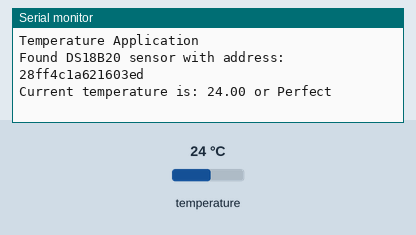
Recording of a program running on a simulated ESP8266 (Wemos D1 mini). On the bench: the last lines printed to the serial monitor. The test bench sets the inputs (shaded band); at power-on: temperature 24 °C.

Above: at 1.9 s.
2.0 s: temperature set to 12 °C
At 7.7 s:
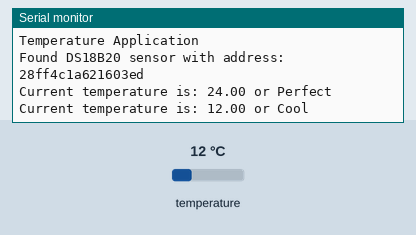
8.8 s: temperature set to 28 °C
At 14.2 s:
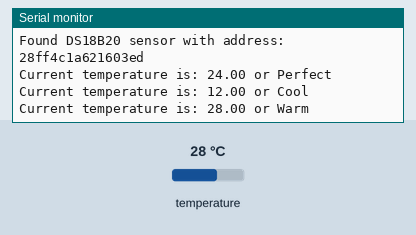
14.5 s: temperature set to 33 °C
At 19.8 s:
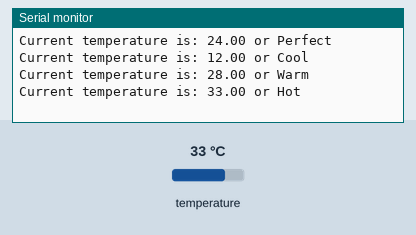
20.3 s: temperature set to 41 °C
At 25.4 s:
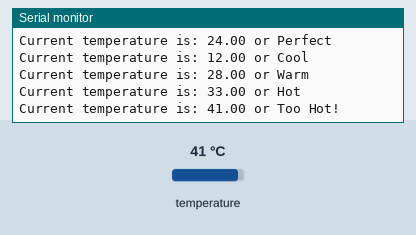
26.1 s: temperature set to 7 °C
At 30.9 s:
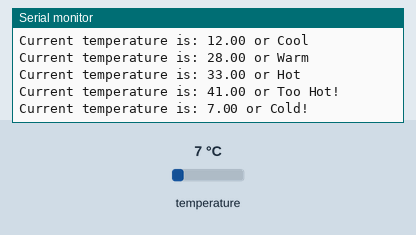

The program:

main.cpp
```cpp
// library for Arduino framework
#include <Arduino.h>
// 1-Wire sensor communication libary
#include <OneWire.h>
// DS18B20 sensor library
#include <DallasTemperature.h>

/*
  I, David Stender, 000828140 certify that this material is my original work.
  No other person's work has been used without due acknowledgement.
*/

// Pin that the  DS18B20 is connected to
const int oneWireBus = D3;

// Setup a oneWire instance to communicate with any OneWire devices
OneWire oneWire(oneWireBus);

// Pass our oneWire reference to Dallas Temperature sensor
DallasTemperature DS18B20(&oneWire);

// The address of the DS18B20 as a string
String DS18B20DeviceAddressString;

// Holds the temperature from the DS18B20 sensor
float tempurature = 0;

// A function that takes in a variable of type DeviceAddress
// and returns a string interpretation
String printAddress(DeviceAddress deviceAddress){
  String deviceAddressString = "";

  for (uint8_t i = 0; i < 8; i++){

    if (deviceAddress[i] < 0x10){
      deviceAddressString += "0";
    }
    deviceAddressString += String(deviceAddress[i], HEX);
  }
  return deviceAddressString;
}

void setup() {
  // configure the USB serial monitor
  Serial.begin(115200);
  // Start the DS18B20 sensor
  DS18B20.begin();

  Serial.println("Temperature Application");

  // ask DS18B20 for the current temperature
  DS18B20.requestTemperatures();
  // fetch the temperature.  We only have 1 sensor, so the index is 0.
  tempurature = DS18B20.getTempCByIndex(0);

  // If the senosr is reading -127.00 that means it is not connected
  if(tempurature != -127.00){
    DeviceAddress DS18B20Sensor;
    DS18B20.getAddress(DS18B20Sensor, 0);
    DS18B20DeviceAddressString = printAddress(DS18B20Sensor);
    Serial.println("Found DS18B20 sensor with address: " + DS18B20DeviceAddressString);
  } else{
    Serial.println("No DS18B20 sensor are installed");
  }
}

void loop() {
  // Gets the Temperature
  DS18B20.requestTemperatures();
  tempurature = DS18B20.getTempCByIndex(0);

  // If the senosr is reading -127.00 that means it is not connected
  if(tempurature > -127.00){
    // Holds the judgement based on the temperature output from the DS18B20 sensor
    String judgement = "";

    // print the temp to the USB serial monitor
    if(tempurature > 35) {
      judgement = "Too Hot!";
    } else if(tempurature >= 30) {
      judgement = "Hot";
    } else if(tempurature >= 25) {
      judgement = "Warm";
    } else if(tempurature >= 15) {
      judgement = "Perfect";
    } else if(tempurature >= 10) {
      judgement = "Cool";
    } else {
      judgement = "Cold!";
    }
    Serial.println("Current temperature is: " + String(tempurature) + " or "+judgement);

    delay(5000);
  }
}
```

Measured:
- after the input at 2.0 s, the serial monitor: prints a new line after 5.3 s (image 1)
- after the input at 8.8 s, the serial monitor: prints a new line after 4.3 s (image 2)
- after the input at 14.5 s, the serial monitor: prints a new line after 4.3 s (image 3)
- after the input at 20.3 s, the serial monitor: prints a new line after 4.3 s (image 4)
- after the input at 26.1 s, the serial monitor: prints a new line after 4.3 s (image 5)
